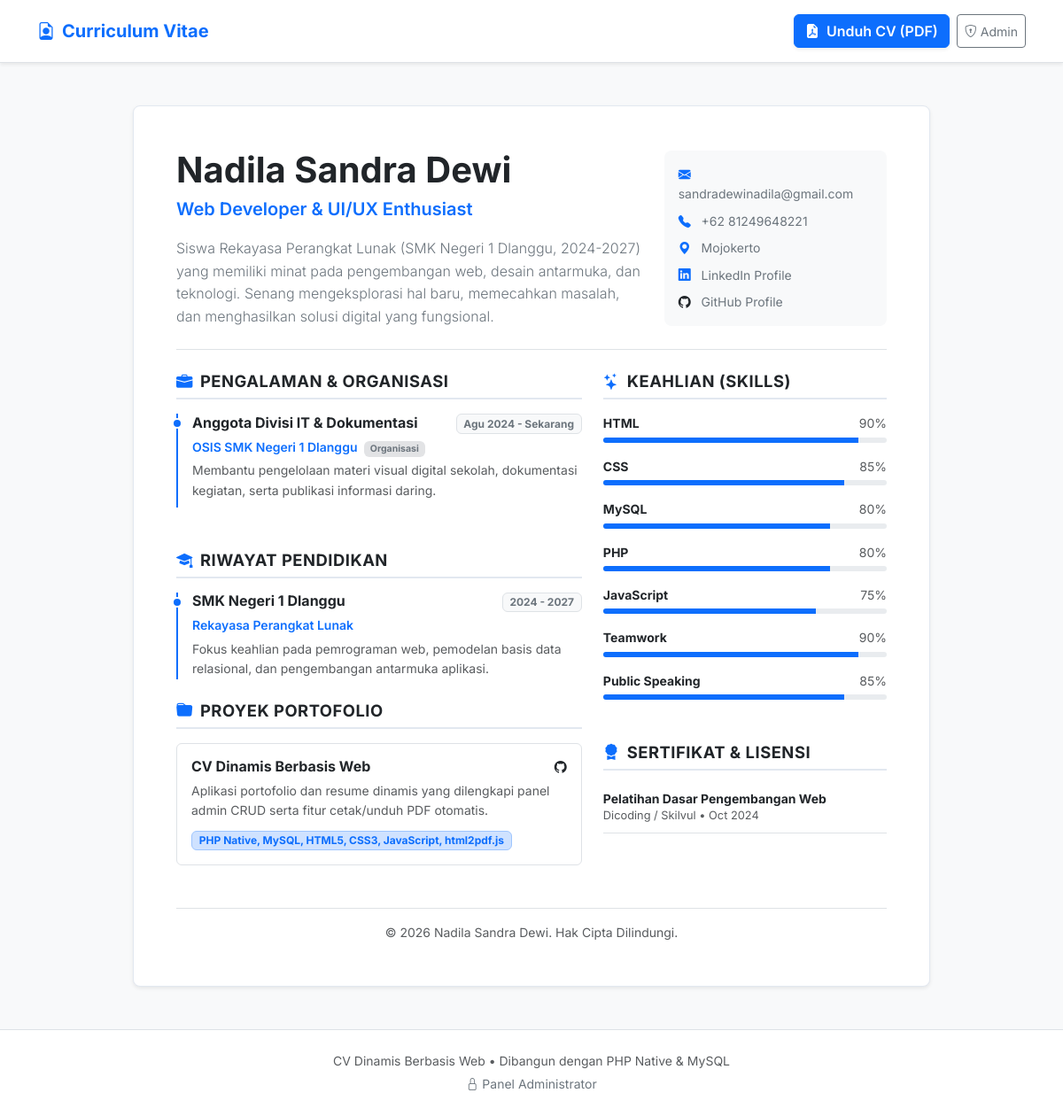
The page / on the database its author committed.
### tables this page shows
CREATE TABLE IF NOT EXISTS `personal_info` (
    `id` INT AUTO_INCREMENT PRIMARY KEY,
    `full_name` VARCHAR(100) NOT NULL,
    `email` VARCHAR(100) NOT NULL,
    `phone` VARCHAR(20) NOT NULL,
    `address` VARCHAR(150) NOT NULL,
    `linkedin_url` VARCHAR(255) NULL,
    `github_url` VARCHAR(255) NULL,
    `summary` TEXT NOT NULL,
    `avatar` VARCHAR(255) NULL,
    `created_at` TIMESTAMP DEFAULT CURRENT_TIMESTAMP,
    `updated_at` TIMESTAMP DEFAULT CURRENT_TIMESTAMP ON UPDATE CURRENT_TIMESTAMP
);

CREATE TABLE IF NOT EXISTS `experience` (
    `id` INT AUTO_INCREMENT PRIMARY KEY,
    `title` VARCHAR(100) NOT NULL,
    `organization` VARCHAR(150) NOT NULL,
    `type` ENUM('PKL/Magang', 'Organisasi', 'Project Work') DEFAULT 'Organisasi',
    `start_date` VARCHAR(20) NOT NULL,
    `end_date` VARCHAR(20) NOT NULL,
    `description` TEXT NOT NULL,
    `created_at` TIMESTAMP DEFAULT CURRENT_TIMESTAMP,
    `updated_at` TIMESTAMP DEFAULT CURRENT_TIMESTAMP ON UPDATE CURRENT_TIMESTAMP
);

CREATE TABLE IF NOT EXISTS `education` (
    `id` INT AUTO_INCREMENT PRIMARY KEY,
    `institution` VARCHAR(150) NOT NULL,
    `degree_major` VARCHAR(100) NOT NULL,
    `start_year` VARCHAR(10) NOT NULL,
    `end_year` VARCHAR(10) NOT NULL,
    `description` TEXT NULL,
    `created_at` TIMESTAMP DEFAULT CURRENT_TIMESTAMP,
    `updated_at` TIMESTAMP DEFAULT CURRENT_TIMESTAMP ON UPDATE CURRENT_TIMESTAMP
);

CREATE TABLE IF NOT EXISTS `projects` (
    `id` INT AUTO_INCREMENT PRIMARY KEY,
    `project_name` VARCHAR(150) NOT NULL,
    `description` TEXT NOT NULL,
    `tech_stack` VARCHAR(255) NOT NULL,
    `project_url` VARCHAR(255) NULL,
    `repository_url` VARCHAR(255) NULL,
    `image` VARCHAR(255) NULL,
    `created_at` TIMESTAMP DEFAULT CURRENT_TIMESTAMP,
    `updated_at` TIMESTAMP DEFAULT CURRENT_TIMESTAMP ON UPDATE CURRENT_TIMESTAMP
);

CREATE TABLE IF NOT EXISTS `skills` (
    `id` INT AUTO_INCREMENT PRIMARY KEY,
    `skill_name` VARCHAR(50) NOT NULL,
    `category` ENUM('Technical', 'Soft Skill') NOT NULL DEFAULT 'Technical',
    `proficiency_level` INT DEFAULT 80,
    `created_at` TIMESTAMP DEFAULT CURRENT_TIMESTAMP,
    `updated_at` TIMESTAMP DEFAULT CURRENT_TIMESTAMP ON UPDATE CURRENT_TIMESTAMP
);

CREATE TABLE IF NOT EXISTS `certificates` (
    `id` INT AUTO_INCREMENT PRIMARY KEY,
    `certificate_name` VARCHAR(150) NOT NULL,
    `issuer` VARCHAR(100) NOT NULL,
    `issued_date` DATE NULL,
    `credential_url` VARCHAR(255) NULL,
    `certificate_file` VARCHAR(255) NULL,
    `created_at` TIMESTAMP DEFAULT CURRENT_TIMESTAMP,
    `updated_at` TIMESTAMP DEFAULT CURRENT_TIMESTAMP ON UPDATE CURRENT_TIMESTAMP
);

### index.php (the view, shortened to what the rows shown need)
<?php
require_once __DIR__ . '/config/database.php';
$stmt_profile = $pdo->query("SELECT * FROM personal_info WHERE id = 1 LIMIT 1");
$profile = $stmt_profile->fetch() ?: [];
$stmt_edu = $pdo->query("SELECT * FROM education ORDER BY start_year DESC, id DESC");
$educations = $stmt_edu->fetchAll();
$stmt_exp = $pdo->query("SELECT * FROM experience ORDER BY id DESC");
$experiences = $stmt_exp->fetchAll();
$stmt_skills = $pdo->query("SELECT * FROM skills ORDER BY category ASC, proficiency_level DESC, id DESC");
$skills = $stmt_skills->fetchAll();
$stmt_projects = $pdo->query("SELECT * FROM projects ORDER BY id DESC");
$projects = $stmt_projects->fetchAll();
$stmt_certs = $pdo->query("SELECT * FROM certificates ORDER BY issued_date DESC, id DESC");
$certificates = $stmt_certs->fetchAll();
?>
<!DOCTYPE html>
<html lang="id">
<head>
    <link href="https://cdn.jsdelivr.net/npm/bootstrap@5.3.3/dist/css/bootstrap.min.css" rel="stylesheet">
    <link rel="stylesheet" href="https://cdn.jsdelivr.net/npm/bootstrap-icons@1.11.3/font/bootstrap-icons.min.css">
    <link rel="stylesheet" href="assets/css/style.css">
</head>
<body class="bg-light text-dark">
<div class="cv-wrapper py-4 py-md-5">
    <div class="container">
        <div class="cv-container bg-white shadow-sm rounded-3 p-4 p-md-5 mx-auto" id="cv-content">
            <header class="border-bottom pb-4 mb-4">
                <div class="row align-items-center">
                    <div class="col-md-8">
                        <h1 class="display-6 fw-bold text-dark mb-1">
                            <?php echo htmlspecialchars($profile['full_name'] ?? 'Nadila Sandra Dewi'); ?>
                        </h1>
                        <p class="text-primary fw-semibold fs-5 mb-3">
                            Web Developer & UI/UX Enthusiast
                        </p>
                        <p class="text-secondary lead fs-6 mb-0 text-justify">
                            <?php echo nl2br(htmlspecialchars($profile['summary'] ?? '')); ?>
                        </p>
                    </div>
                    <div class="col-md-4 mt-4 mt-md-0">
                        <div class="contact-info-card p-3 rounded-3 bg-light">
                            <ul class="list-unstyled mb-0 small text-secondary">
                                <?php if (!empty($profile['email'])): ?>
                                    <li class="mb-2 text-break">
                                        <i class="bi bi-envelope-fill text-primary me-2"></i>
                                        <a href="mailto:<?php echo htmlspecialchars($profile['email']); ?>" class="text-decoration-none text-secondary">
                                            <?php echo htmlspecialchars($profile['email']); ?>
                                        </a>
                                    </li>
                                <?php endif; ?>
                                <?php if (!empty($profile['phone'])): ?>
                                    <li class="mb-2">
                                        <i class="bi bi-telephone-fill text-primary me-2"></i>
                                        <span><?php echo htmlspecialchars($profile['phone']); ?></span>
                                    </li>
                                <?php endif; ?>
                                <?php if (!empty($profile['address'])): ?>
                                    <li class="mb-2">
                                        <i class="bi bi-geo-alt-fill text-primary me-2"></i>
                                        <span><?php echo htmlspecialchars($profile['address']); ?></span>
                                    </li>
                                <?php endif; ?>
                            </ul>
                        </div>
                    </div>
                </div>
            </header>
            <div class="row g-4">
                <div class="col-lg-7">
                    <section class="mb-4 pb-2">
                        <?php if (empty($experiences)): ?>
                            <p class="text-muted small">Belum ada riwayat pengalaman.</p>
                        <?php else: ?>
                            <div class="timeline">
                                <?php foreach ($experiences as $exp): ?>
                                    <div class="timeline-item mb-3 pb-2 border-start border-2 border-primary ps-3 position-relative">
                                        <div class="d-flex justify-content-between align-items-baseline mb-1">
                                            <h6 class="fw-bold mb-0 text-dark"><?php echo htmlspecialchars($exp['title']); ?></h6>
                                            <span class="badge bg-light text-secondary border small">
                                                <?php echo htmlspecialchars($exp['start_date'] . ' - ' . $exp['end_date']); ?>
                                            </span>
                                        </div>
                                        <div class="text-primary small fw-semibold mb-1">
                                            <?php echo htmlspecialchars($exp['organization']); ?>
                                            <span class="badge bg-secondary-subtle text-secondary ms-1"><?php echo htmlspecialchars($exp['type']); ?></span>
                                        </div>
                                        <p class="small text-muted mb-0"><?php echo nl2br(htmlspecialchars($exp['description'])); ?></p>
                                    </div>
                                <?php endforeach; ?>
                            </div>
                        <?php endif; ?>
                    </section>
                    <section class="mb-4">
                        <?php if (empty($educations)): ?>
                            <p class="text-muted small">Belum ada riwayat pendidikan.</p>
                        <?php else: ?>
                            <div class="timeline">
                                <?php foreach ($educations as $edu): ?>
                                    <div class="timeline-item mb-3 border-start border-2 border-primary ps-3 position-relative">
                                        <div class="d-flex justify-content-between align-items-baseline mb-1">
                                            <h6 class="fw-bold mb-0 text-dark"><?php echo htmlspecialchars($edu['institution']); ?></h6>
                                            <span class="badge bg-light text-secondary border small">
                                                <?php echo htmlspecialchars($edu['start_year'] . ' - ' . $edu['end_year']); ?>
                                            </span>
                                        </div>
                                        <div class="text-primary small fw-semibold mb-1">
                                            <?php echo htmlspecialchars($edu['degree_major']); ?>
                                        </div>
                                        <?php if (!empty($edu['description'])): ?>
                                            <p class="small text-muted mb-0"><?php echo nl2br(htmlspecialchars($edu['description'])); ?></p>
                                        <?php endif; ?>
                                    </div>
                                <?php endforeach; ?>
                            </div>
                        <?php endif; ?>
                    </section>
                    <section class="mb-4">
                        <?php if (empty($projects)): ?>
                            <p class="text-muted small">Belum ada proyek yang ditambahkan.</p>
                        <?php else: ?>
                            <div class="row g-3">
                                <?php foreach ($projects as $proj): ?>
                                    <div class="col-12">
                                        <div class="border rounded p-3 h-100 bg-white">
                                            <div class="d-flex justify-content-between align-items-start mb-1">
                                                <h6 class="fw-bold mb-0 text-dark"><?php echo htmlspecialchars($proj['project_name']); ?></h6>
                                                <div class="d-flex gap-2">
                                                    <?php if (!empty($proj['repository_url'])): ?>
                                                        <a href="<?php echo htmlspecialchars($proj['repository_url']); ?>" target="_blank" class="text-dark small text-decoration-none" title="GitHub">
                                                            <i class="bi bi-github"></i>
                                                        </a>
                                                    <?php endif; ?>
                                                </div>
                                            </div>
                                            <p class="small text-muted mb-2"><?php echo nl2br(htmlspecialchars($proj['description'])); ?></p>
                                            <div>
                                                <span class="badge bg-primary-subtle text-primary border border-primary-subtle small">
                                                    <?php echo htmlspecialchars($proj['tech_stack']); ?>
                                                </span>
                                            </div>
                                        </div>
                                    </div>
                                <?php endforeach; ?>
                            </div>
                        <?php endif; ?>
                    </section>
                </div>
                <div class="col-lg-5">
                    <section class="mb-4 pb-2">
                        <?php if (empty($skills)): ?>
                            <p class="text-muted small">Belum ada data keahlian.</p>
                        <?php else: ?>
                            <div class="skills-wrapper">
                                <?php foreach ($skills as $sk): ?>
                                    <div class="mb-3">
                                        <div class="d-flex justify-content-between align-items-center mb-1">
                                            <span class="small fw-bold text-dark"><?php echo htmlspecialchars($sk['skill_name']); ?></span>
                                            <span class="small text-muted"><?php echo (int)$sk['proficiency_level']; ?>%</span>
                                        </div>
                                        <div class="progress" style="height: 6px;">
                                            <div class="progress-bar bg-primary" role="progressbar" style="width: <?php echo (int)$sk['proficiency_level']; ?>%;"></div>
                                        </div>
                                    </div>
                                <?php endforeach; ?>
                            </div>
                        <?php endif; ?>
                    </section>
                    <section class="mb-4">
                        <?php if (empty($certificates)): ?>
                            <p class="text-muted small">Belum ada data sertifikat.</p>
                        <?php else: ?>
                            <div class="list-group list-group-flush">
                                <?php foreach ($certificates as $cert): ?>
                                    <div class="list-group-item px-0 py-2 border-bottom">
                                        <div class="d-flex justify-content-between align-items-start">
                                            <div>
                                                <h6 class="fw-bold mb-0 text-dark small"><?php echo htmlspecialchars($cert['certificate_name']); ?></h6>
                                                <div class="text-muted" style="font-size: 0.8rem;">
                                                    <?php echo htmlspecialchars($cert['issuer']); ?>
                                                    <?php if (!empty($cert['issued_date'])): ?>
                                                        &bull; <?php echo date('M Y', strtotime($cert['issued_date'])); ?>
                                                    <?php endif; ?>
                                                </div>
                                            </div>
                                        </div>
                                    </div>
                                <?php endforeach; ?>
                            </div>
                        <?php endif; ?>
                    </section>
                </div>
            </div>
            <footer class="border-top pt-3 mt-4 text-center text-muted small">
                <p class="mb-0">&copy; <?php echo date('Y'); ?> <?php echo htmlspecialchars($profile['full_name'] ?? 'Nadila Sandra Dewi'); ?>. Hak Cipta Dilindungi.</p>
            </footer>
        </div>
    </div>
</div>
</body>
</html>

### rows shown on the page
personal_info: full_name "Nadila Sandra Dewi", summary "Siswa Rekayasa Perangkat Lunak (SMK Negeri 1 Dlanggu, 2024-2027) yang memiliki minat pada pengembangan web, desain antarmuka, dan teknologi. Senang mengeksplorasi hal baru, memecahkan masalah, dan menghasilkan solusi digital yang fungsional.", email "sandradewinadila@gmail.com", phone "+62 81249648221", address "Mojokerto"
experience: title "Anggota Divisi IT & Dokumentasi", start_date+end_date "Agu 2024 - Sekarang", organization "OSIS SMK Negeri 1 Dlanggu", type "Organisasi", description "Membantu pengelolaan materi visual digital sekolah, dokumentasi kegiatan, serta publikasi informasi daring."
education: institution "SMK Negeri 1 Dlanggu", start_year+end_year "2024 - 2027", degree_major "Rekayasa Perangkat Lunak", description "Fokus keahlian pada pemrograman web, pemodelan basis data relasional, dan pengembangan antarmuka aplikasi."
projects: project_name "CV Dinamis Berbasis Web", description "Aplikasi portofolio dan resume dinamis yang dilengkapi panel admin CRUD serta fitur cetak/unduh PDF otomatis.", tech_stack "PHP Native, MySQL, HTML5, CSS3, JavaScript, html2pdf.js"
skills: skill_name "HTML", proficiency_level "90"
skills: skill_name "CSS", proficiency_level "85"
skills: skill_name "MySQL", proficiency_level "80"
skills: skill_name "PHP", proficiency_level "80"
skills: skill_name "JavaScript", proficiency_level "75"
skills: skill_name "Teamwork", proficiency_level "90"
skills: skill_name "Public Speaking", proficiency_level "85"
certificates: certificate_name "Pelatihan Dasar Pengembangan Web", issuer "Dicoding / Skilvul", issued_date "Oct 2024"
